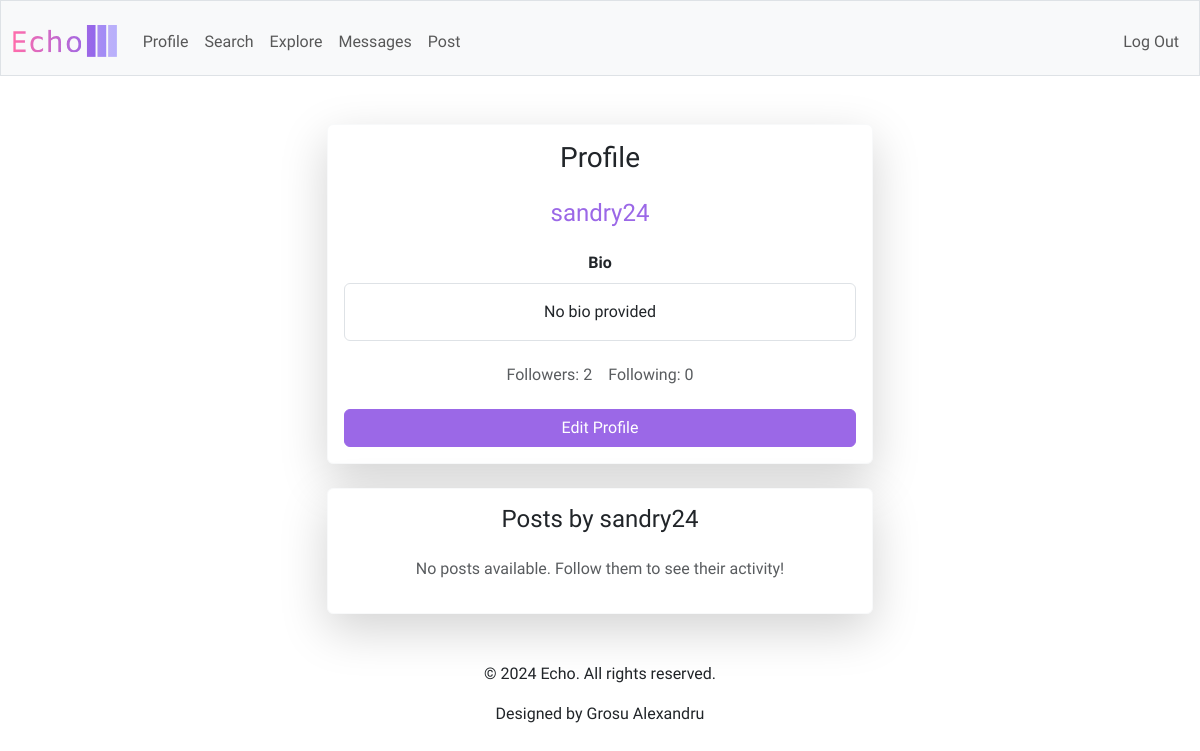
Before: /profile/sandry24 (signed in) with the older database file.
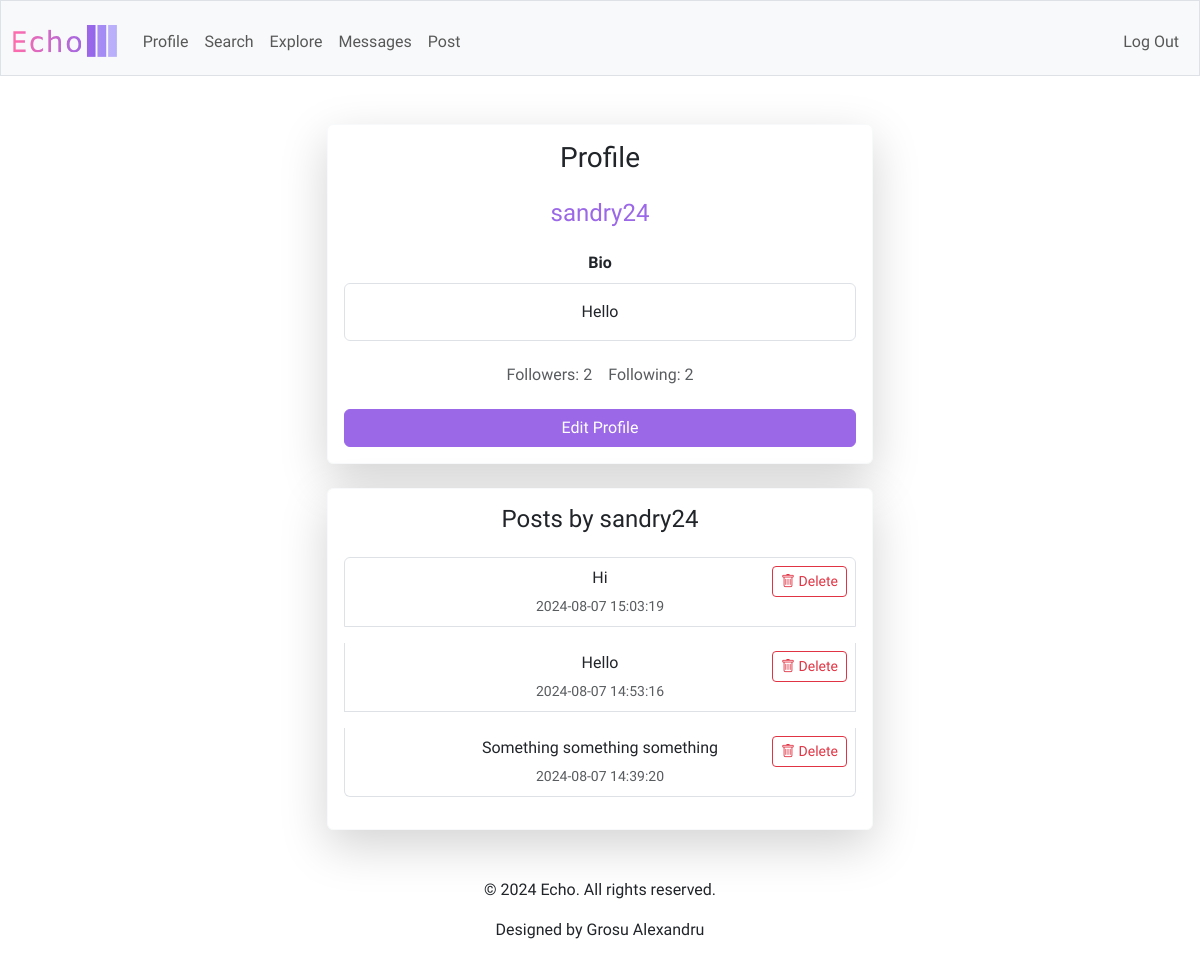
After: the same page with the newer database file.
### tables this page shows
CREATE TABLE users (
    id INTEGER PRIMARY KEY AUTOINCREMENT,
    username TEXT UNIQUE NOT NULL,
    password_hash TEXT NOT NULL,
    bio TEXT,
    created_at TIMESTAMP DEFAULT CURRENT_TIMESTAMP
);

CREATE TABLE posts (
    id INTEGER PRIMARY KEY AUTOINCREMENT,
    user_id INTEGER NOT NULL,
    content TEXT NOT NULL,
    created_at TIMESTAMP DEFAULT CURRENT_TIMESTAMP,
    FOREIGN KEY (user_id) REFERENCES users(id)
);

### app.py (the view)
@app.route("/profile/<username>")
@login_required
def profile(username):
    user = db.execute("SELECT * FROM users WHERE username=?", username)
    if not user:
        return apology("User does not exist", 404)
    user = user[0]
    followed = is_followed(session["user_id"], user["id"])
    blocked = is_blocked(session["user_id"], user["id"])
    followers_count = db.execute("SELECT COUNT(*) as cnt FROM follows WHERE followed_id=?", user["id"])[0]["cnt"]
    following_count = db.execute("SELECT COUNT(*) as cnt FROM follows WHERE follower_id=?", user["id"])[0]["cnt"]
    posts = db.execute("""
        SELECT id, user_id, content, created_at
        FROM posts
        WHERE user_id = ?
        ORDER BY created_at DESC
    """, user["id"])
    return render_template("profile.html", user=user, followed=followed, blocked=blocked,
                           followers_count=followers_count, following_count=following_count,
                           posts=posts)

### app.py (called while the page is built)
@app.after_request
def after_request(response):
    response.headers["Cache-Control"] = "no-cache, no-store, must-revalidate"
    response.headers["Expires"] = 0
    response.headers["Pragma"] = "no-cache"
    return response

def is_followed(follower_id, followed_id):
    return db.execute("SELECT * FROM follows WHERE follower_id = ? AND followed_id = ?", follower_id, followed_id)

def is_blocked(blocker_id, blocked_id):
    return db.execute("SELECT * FROM blocks WHERE blocker_id = ? AND blocked_id = ?", blocker_id, blocked_id)

### helpers.py (called while the page is built)
def login_required(f):
    @wraps(f)
    def decorated_function(*args, **kwargs):
        if session.get("user_id") is None:
            return redirect("/login")
        return f(*args, **kwargs)
    return decorated_function

### templates/profile.html (shortened to what the changed rows need)
{% extends "layout.html" %}
{% block main %}
    <div class="row justify-content-center">
        <div class="col-md-8 col-lg-6">
            <div class="card shadow-lg border-light">
                <div class="card-body">
                    <div class="text-center mb-4">
                        <h4 class="text-primary">{{ user['username'] }}</h4>
                    </div>
                    <div class="mb-4">
                        <label for="bio" class="form-label fw-bold">Bio</label>
                        <p class="form-control-plaintext border p-3 rounded" id="bio">{{ user['bio'] or 'No bio provided' }}</p>
                    </div>
                    <div class="text-center mb-4">
                        <div class="d-flex justify-content-center">
                            <h6 class="text-muted mb-0">
                                <a href="{{ url_for('following', user_id=user['id']) }}" class="text-muted text-decoration-none">
                                    Following: {{ following_count }}
                                </a>
                            </h6>
                        </div>
                    </div>
                </div>
            </div>
            <div class="card shadow-lg border-light mt-4">
                <div class="card-body">
                    <h4 class="card-title text-center mb-4">Posts by {{ user['username'] }}</h4>
                    {% if posts %}
                        <div class="list-group">
                            {% for post in posts %}
                                <div class="list-group-item mb-3 position-relative">
                                    <p class="text-dark mb-1">{{ post['content'] | truncate(150) }}</p>
                                    <small class="text-muted">{{ post['created_at'] }}</small>
                                    {% if post['user_id'] == session['user_id'] %}
                                        <form action="{{ url_for('delete_post', post_id=post['id'], redirect='profile') }}" method="post" class="position-absolute top-0 end-0 mt-2 me-2" onsubmit="return confirm('Are you sure you want to delete this post?');">
                                            <button type="submit" class="btn btn-outline-danger btn-sm">
                                                <i class="bi bi-trash"></i> Delete
                                            </button>
                                        </form>
                                    {% endif %}
                                </div>
                            {% endfor %}
                        </div>
                    {% else %}
                        <p class="text-center text-muted">No posts available. Follow them to see their activity!</p>
                    {% endif %}
                </div>
            </div>
        </div>
    </div>
{% endblock %}

Changed rows visible on the page:
changed users "sandry24": bio (not shown) → "Hello"
added posts: content "Hi", created_at "2024-08-07 15:03:19"
added posts: content "Hello", created_at "2024-08-07 14:53:16"
added posts: content "Something something something", created_at "2024-08-07 14:39:20"
Other visible differences:
{{ following_count }}: "0" → "2"
{{ user['bio'] or 'No bio provided' }}: "No bio provided" → (not shown)
text no longer shown: "No posts available. Follow them to see their activity!"
